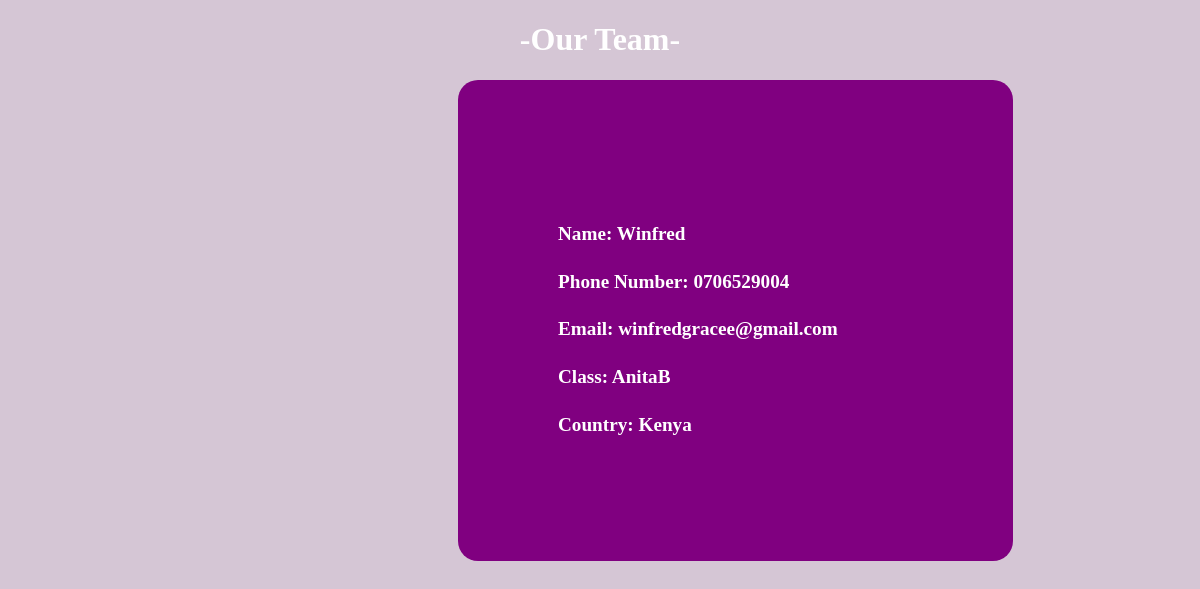
Screenshot of /student/profile/2/ with the database file from the repository.
### student/models.py (models this page shows)
class Student(models.Model):
    first_name = models.CharField(max_length=10)
    last_name = models.CharField(max_length=10)
    age = models.PositiveSmallIntegerField()
    date_of_birth = models.DateField()
    phone_number = models.CharField(max_length=13)
    email = models.EmailField()
    national_id = models.CharField(max_length=12)
    country = models.CharField(max_length=12, default="Valid")
    gender = ((u'M', u'Male'),
              (u'F', u'Female'),
              (u'O', u'Others'),)
    gender = models.CharField(max_length=1, choices=gender)
    guardian = models.CharField(max_length=18)
    class_name = models.CharField(max_length=10)
    room = models.CharField(max_length=8)
    big_sister = models.CharField(max_length=18, default="Valid")
    mentors_name = models.CharField(max_length=18)
    laptop_number = models.PositiveSmallIntegerField()

### student/views.py (the view)
# urls.py: path("profile/<int:id>/", student_profile,name="student_profile"),
def student_profile(request,id):
    student=Student.objects.get(id=id)
    return render(request,"student_profile.html",{"student": student})

### student/templates/student_profile.html (shortened to what this page needs)
<!DOCTYPE html>
<html lang="en">
<head>
</head>
<body>
  <h1>-Our Team-</h1>
    <div class="profile">
    <div class="content">
    <h4> Name: {{student.first_name}} {{trainer.last_name}}</h4>
    <h4>Phone Number: {{student.phone_number}}</h4>
    <h4>Email: {{student.email}}</h4>
    <h4>Class: {{student.class_name}}</h4>
    <h4>Country: {{student.country}}</h4>
</div>
</div>
</body>
</html>

### student/templates/student_profile.html (style rules this page uses)
body { background-color: rgb(213, 198, 213); }
.profile { background-color: purple; padding: 100px; color: white; width: 30%; margin-left: 450px; border-radius: 20px; height: fit-content; }
h1 { color: white; text-align: center; }
.content { font-size: larger; }

### rows the page displays
Student: first_name "Winfred", phone_number "0706529004", email "winfredgracee@gmail.com", class_name "AnitaB", country "Kenya"
